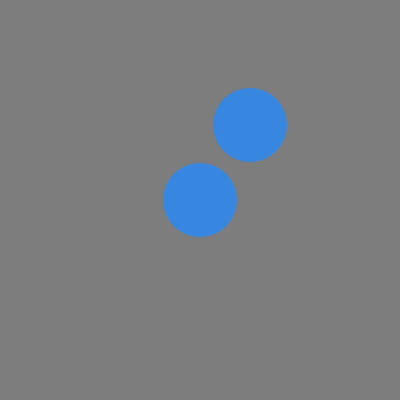
Frame 1 (no input)
Frame 60 (no input): identical to frame 1, image omitted
Frame 120 (the mouse pressed at the canvas centre since frame 60): identical to frame 1, image omitted

The p5.js sketch that drew this single still picture (run headless with seeded random() and noise() and a simulated clock; from frame 60 on, the mouse is pressed at the canvas centre):

// p5.js sketch
// ── sketch.js
/* created by Professor Dawn
Edited by Raiyan Rahman  NOT MOVE */




var circX;//variable value assigned in terms of shape
circX=200;//position of shape on grid
var circY;//variable value assigned in terms of shape
circY=200;//position of shape on grid
var circStroke = 125;//color of stroke
var circR= 55;// color red on rgb assigned from gray scale 0 to 255
var circG= 135;//color green on rgb assigned from gray scale 0 to 255
var circB= 225;//color blue on rgb assigned from gray scale 0 to 255
var circSize= 75;//size of shape set by value
canvBG = 125, 55, 255;//canvas back ground color set according to RGB 

function setup() {//function setup creates the environment to draw
    createCanvas(400, 400);//Canvas Size
}



function draw() {//draw allows you to create the shapes 
  background(canvBG);//background color or in this case, same as canvBG preset value
  stroke(circStroke);//decides if shape would have stroke
  fill(circR, circG, circB);//color of stroke according to RGB
  stroke(circStroke);//decides if shape would have stroke
  ellipse(circX, circY, circSize, circSize);//positions for shape on the canvas from the set variable (grid)
  ellipse(circX + 50, circY - 75, circSize, circSize);//positions for shape on the canvas from the set variable (grid)
  fill(circR, circG, circB, 135);//color of circles
  
  
circX = circX + 0;//how fast the shape can be moved based on its position
}
